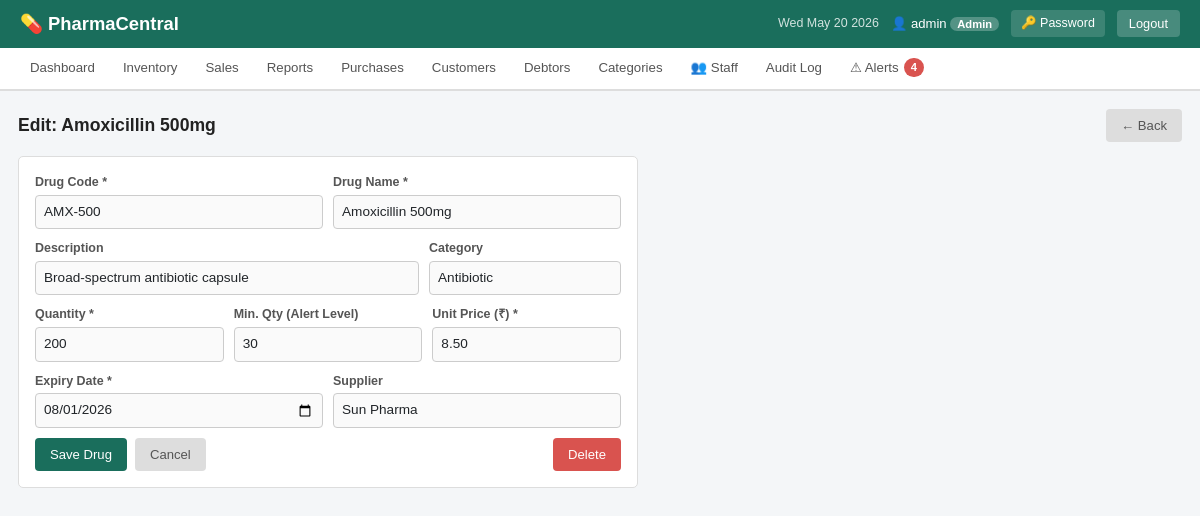
The app's page /inventory/1/edit/ (signed in) with its own data.
### inventory/models.py (models this page shows, shortened)
class Drug(models.Model):
    code = models.CharField(max_length=50, unique=True)
    name = models.CharField(max_length=200)
    description = models.TextField(blank=True)
    category = models.ForeignKey(DrugCategory, null=True, blank=True, on_delete=models.SET_NULL, related_name='drugs')
    quantity = models.PositiveIntegerField(default=0)
    minimum_quantity = models.PositiveIntegerField(default=10)
    unit_price = models.DecimalField(max_digits=10, decimal_places=2)
    expiry_date = models.DateField()
    supplier = models.CharField(max_length=200, blank=True)
    created_at = models.DateTimeField(auto_now_add=True)
    updated_at = models.DateTimeField(auto_now=True)
    class Meta:
        ordering = ['name']

### inventory/views.py (the view)
# urls.py: path('inventory/<int:pk>/edit/',    views.drug_edit,      name='drug_edit'),
@login_required
def drug_edit(request, pk):
    if not is_admin(request.user):
        messages.error(request, 'Admin access required.')
        return redirect('inventory_list')
    drug = get_object_or_404(Drug, pk=pk)
    if request.method == 'POST':
        form = DrugForm(request.POST, instance=drug)
        if form.is_valid():
            form.save()
            log_action(request, 'UPDATE', drug)
            messages.success(request, 'Drug updated successfully.')
            return redirect('inventory_list')
    else:
        form = DrugForm(instance=drug)
    ctx = base_ctx(request)
    ctx.update({'form': form, 'title': f'Edit: {drug.name}', 'drug': drug})
    return render(request, 'inventory/drug_form.html', ctx)

### inventory/models.py (called while the page is built)
    def __str__(self):
        return self.name

### inventory/views.py (called while the page is built)
def is_admin(user):
    return user.is_authenticated and (user.is_superuser or user.is_staff)

def base_ctx(request):
    return {'alert_count': len(build_alerts()), 'is_admin': is_admin(request.user)}

### inventory/templates/inventory/drug_form.html (shortened to what this page needs)
{% extends 'inventory/base.html' %}
{% block content %}
<div class="page-header">
  <h2 class="page-title">{{ title }}</h2>
  <a href="{% if next_url %}{{ next_url }}{% else %}{% url 'inventory_list' %}{% endif %}" class="btn" style="background:#ddd;color:#555">← Back</a>
</div>
<div class="form-box" style="max-width:620px">
  <form method="post">
    <div class="form-row">
      <div class="form-group">
        <label>Drug Code *</label>
        {{ form.code }}
      </div>
      <div class="form-group">
        <label>Drug Name *</label>
        {{ form.name }}
      </div>
    </div>
    <div class="form-row">
      <div class="form-group" style="flex:2">
        <label>Description</label>
        {{ form.description }}
      </div>
      <div class="form-group">
        <label>Category</label>
        {{ form.category }}
      </div>
    </div>
    <div class="form-row">
      <div class="form-group">
        <label>Quantity *</label>
        {{ form.quantity }}
      </div>
      <div class="form-group">
        <label>Min. Qty (Alert Level)</label>
        {{ form.minimum_quantity }}
      </div>
      <div class="form-group">
        <label>Unit Price (₹) *</label>
        {{ form.unit_price }}
      </div>
    </div>
    <div class="form-row">
      <div class="form-group">
        <label>Expiry Date *</label>
        {{ form.expiry_date }}
      </div>
      <div class="form-group">
        <label>Supplier</label>
        {{ form.supplier }}
      </div>
    </div>
    <div style="display:flex;gap:8px;margin-top:6px">
      <button type="submit" class="btn btn-green">Save Drug</button>
      <a href="{% if next_url %}{{ next_url }}{% else %}{% url 'inventory_list' %}{% endif %}" class="btn" style="background:#ddd;color:#555">Cancel</a>
      {% if drug %}
      <a href="{% url 'drug_delete' drug.pk %}" class="btn btn-red" style="margin-left:auto">Delete</a>
      {% endif %}
    </div>
  </form>
</div>
{% endblock %}

### inventory/templates/inventory/base.html (shortened to what this page needs)
<!DOCTYPE html>
<html lang="en">
<head>
{% load static %}
<link href="https://cdn.jsdelivr.net/npm/bootstrap@5.3.3/dist/css/bootstrap.min.css" rel="stylesheet">
<link rel="stylesheet" href="{% static 'css/style.css' %}?v=20260319">
</head>
<body>
<header>
  <div class="header-left">
    <span class="logo">💊 PharmaCentral</span>
  </div>
  <div class="header-right">
    <span class="date-display" id="headerDate"></span>
    {% if user.is_authenticated %}
      <span class="user-info">
        👤 {{ user.username }}
        {% if user.is_staff or user.is_superuser %}
          <span class="role-badge">Admin</span>
        {% else %}
          <span class="role-badge salesperson">Staff</span>
        {% endif %}
      </span>
      <a href="{% url 'change_password' %}" class="btn-header">🔑 Password</a>
      <a href="{% url 'logout' %}" class="btn-logout">Logout</a>
    {% endif %}
  </div>
</header>
{% if user.is_authenticated %}
<nav class="main-nav">
  <a href="{% url 'dashboard' %}"      class="nav-link {% if request.resolver_match.url_name == 'dashboard' %}active{% endif %}">Dashboard</a>
  <a href="{% url 'inventory_list' %}" class="nav-link {% if 'inventory' in request.resolver_match.url_name or request.resolver_match.url_name == 'drug_add' %}active{% endif %}">Inventory</a>
  <a href="{% url 'sales_list' %}"     class="nav-link {% if request.resolver_match.url_name == 'sales_list' %}active{% endif %}">Sales</a>
  <a href="{% url 'sales_report' %}"   class="nav-link {% if 'sales_report' in request.resolver_match.url_name %}active{% endif %}">Reports</a>
  <a href="{% url 'purchase_list' %}"  class="nav-link {% if 'purchase' in request.resolver_match.url_name %}active{% endif %}">Purchases</a>
  <a href="{% url 'customer_list' %}"  class="nav-link {% if 'customer' in request.resolver_match.url_name %}active{% endif %}">Customers</a>
  <a href="{% url 'debtor_list' %}"    class="nav-link {% if 'debtor' in request.resolver_match.url_name %}active{% endif %}">Debtors</a>
  {% if is_admin %}
  <a href="{% url 'category_list' %}"  class="nav-link {% if 'category' in request.resolver_match.url_name %}active{% endif %}">Categories</a>
  <a href="{% url 'staff_list' %}"     class="nav-link {% if 'staff' in request.resolver_match.url_name %}active{% endif %}">👥 Staff</a>
  <a href="{% url 'audit_log' %}"      class="nav-link {% if request.resolver_match.url_name == 'audit_log' %}active{% endif %}">Audit Log</a>
  {% endif %}
  <a href="{% url 'alerts' %}" class="nav-link {% if request.resolver_match.url_name == 'alerts' %}active{% endif %}">
    ⚠ Alerts{% if alert_count %} <span class="alert-badge">{{ alert_count }}</span>{% endif %}
  </a>
</nav>
{% endif %}
<div class="main-content">
  {% block content %}{% endblock %}
</div>
</body>
</html>

### static/css/style.css (style rules this page uses)
* { box-sizing: border-box; margin: 0; padding: 0; }
body { font-family: Arial, sans-serif; background: #f4f6f8; color: #333; font-size: 14px; }
header { background: #1a6e5c; color: white; padding: 10px 20px; display: flex; align-items: center; justify-content: space-between; flex-wrap: wrap; gap: 8px; }
.logo { font-size: 1.15rem; font-weight: bold; }
.header-right { display: flex; align-items: center; gap: 12px; flex-wrap: wrap; }
.date-display { font-size: 0.78rem; opacity: 0.8; }
.user-info { font-size: 0.82rem; }
.role-badge { background: rgba(255,255,255,0.25); padding: 1px 7px; border-radius: 10px; font-size: 0.7rem; font-weight: bold; }
.btn-header { background: rgba(255,255,255,0.15); color: white; padding: 4px 10px; border-radius: 4px; text-decoration: none; font-size: 0.78rem; }
.btn-logout { background: rgba(255,255,255,0.2); color: white; padding: 4px 12px; border-radius: 4px; text-decoration: none; font-size: 0.8rem; }
.main-nav { background: #fff; border-bottom: 2px solid #ddd; display: flex; flex-wrap: wrap; padding: 0 16px; }
.nav-link { padding: 10px 14px; text-decoration: none; font-size: 0.83rem; color: #555; border-bottom: 3px solid transparent; margin-bottom: -2px; display: inline-flex; align-items: center; gap: 5px; }
.alert-badge { background: #d9534f; color: white; border-radius: 10px; padding: 1px 7px; font-size: 0.7rem; font-weight: bold; }
.main-content { padding: 18px; max-width: 1200px; margin: 0 auto; }
.page-title { font-size: 1.1rem; font-weight: bold; color: #222; margin-bottom: 14px; }
.page-header { display: flex; align-items: center; justify-content: space-between; margin-bottom: 14px; }
.page-header .page-title { margin-bottom: 0; }
.form-box { background: #fff; border: 1px solid #ddd; border-radius: 5px; padding: 16px; margin-bottom: 16px; }
.form-row { display: flex; flex-wrap: wrap; gap: 10px; margin-bottom: 10px; }
.form-group { display: flex; flex-direction: column; gap: 3px; flex: 1; min-width: 130px; }
.form-group label { font-size: 0.78rem; color: #555; font-weight: bold; }
.form-control { padding: 6px 8px; border: 1px solid #ccc; border-radius: 4px; font-size: 0.85rem; font-family: Arial, sans-serif; background: #fafafa; width: 100%; }
.btn { padding: 7px 15px; border: none; border-radius: 4px; cursor: pointer; font-size: 0.82rem; font-family: Arial, sans-serif; text-decoration: none; display: inline-block; }
.btn-green { background: #1a6e5c; color: #fff; }
.btn-red { background: #d9534f; color: #fff; }

### records on screen
Drug: code "AMX-500", name "Amoxicillin 500mg", description "Broad-spectrum antibiotic capsule", category "Antibiotic", quantity "200", minimum_quantity "30", unit_price "8.50", expiry_date "08/01/2026", supplier "Sun Pharma"

### other values on screen
{{ user.username }} "admin"
{{ alert_count }} "4"
{{ title }} "Edit: Amoxicillin 500mg"
